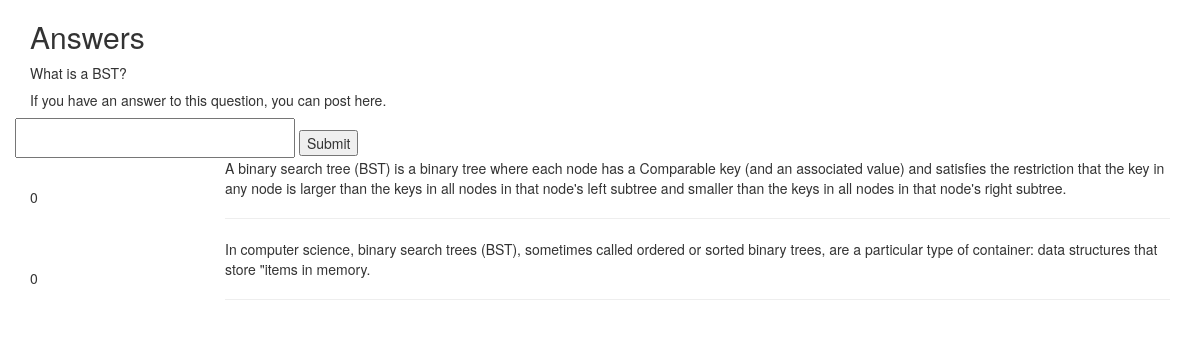
The app's page /3/7/DSAnswers with its own data.
### questionsdb.py (models this page shows, shortened)
class Questions(Base):
    __tablename__ = 'questions'
    id = Column(Integer, primary_key = True, autoincrement=True)
    question = Column(String(100))
    course_name=Column(String(100))
    cid= Column(Integer)

class Answers(Base):
    __tablename__ = 'answers'
    course_id = Column(Integer)
    ans_id = Column(Integer)
    answer = Column(String(100), primary_key = True)
    upvotes = Column(Integer)
    downvotes = Column(Integer)

### main.py (the view)
@app.route("/<int:course>/<int:question>/DSAnswers", methods=['GET','POST'])
def DSAnswers(course,question):
    q=''
    ans_id=question
    ans=''
    if request.method == 'POST':
        try:
            print('in try')
            q=dbsession.query(Questions).get(question)
            print(q.id)
            obj=Answers(course,ans_id,request.form['answer'],0,0)
            print(obj.ans_id)
            print(obj.answer)
            obj.insertion()
            ans=dbsession.query(Answers).filter_by(course_id=course, ans_id=ans_id).all()
            return render_template('DSAnswers.html',q1=q,a=ans)
        except:
            print 'abc'
    else:
        q=dbsession.query(Questions).filter_by(id=question).one()
        ans=dbsession.query(Answers).filter_by(course_id=course,ans_id=ans_id).all()
    return render_template('DSAnswers.html',q1=q,a=ans)

### templates/DSAnswers.html (shortened to what this page needs)
<!DOCTYPE html>
<html>
<head>
  <link href="css/bootstrap.min.css" rel="stylesheet">
</head>
<body>
  <div class="container">
    <div class="row">
      <div class="col-md-12">
        <div class="questionbox">
          <h2>Answers</h2>
          {{q1.question}}
          <h5>If you have an answer to this question, you can post here. </h5>
        </div>
      </div>
    </div>
      <div class="row">
        <div class="col-md-12">
          <div class="questionarea">
            <div class="row">
              <form method="post">
              <input type="text" name="answer" style="font-size: 18pt; height: 40px; width:280px;"  value="">
              <input type="submit">
            </form>
          </div>
        </div>
      </div>
    </div>
    <div class="answersbox">
        {% for entries in a %}
        <div class="row">
          <div class="col-md-2">
            <span class="vote" id="vote"><a href='{{url_for('Upvotes', question=q1.id, posts = entries.ans_id ) }}' ></a></span>
            <div class="count" id="count">{{entries.upvotes}}</div>
            <span class="downvote" id="downvote"><a href='{{url_for('Downvotes', question=q1.id, posts = entries.ans_id ) }}' ></a></span>
          </div>
          <div class="col-md-10">
          {{entries.answer}}<hr>
          </div>
          </div>
          {% endfor %}
  </div>
</div>
</body>
</html>

### templates/DSAnswers.html (style rules this page uses)
.vote { display: inline-block; overflow: hidden; width: 40px; height: 25px; cursor: pointer; background: url('http://i.stack.imgur.com/iqN2k.png'); background-position: 0 -25px; }
.downvote { background : url('http://i.imgur.com/DdDtGWS.png'); display: inline-block; overflow: hidden; width: 40px; height: 25px; cursor: pointer; background-position: 0 0px; }

### records on screen
Questions: question "What is a BST?"
Answers: upvotes "0", answer "A binary search tree (BST) is a binary tree where each node has a Comparable key (and an associated value) and satisfies the restriction that the key in any node is larger than the keys in all nodes in that node's left subtree and smaller than the keys in all nodes in that node's right subtree."
Answers: upvotes "0", answer "In computer science, binary search trees (BST), sometimes called ordered or sorted binary trees, are a particular type of container: data structures that store \"items in memory."
